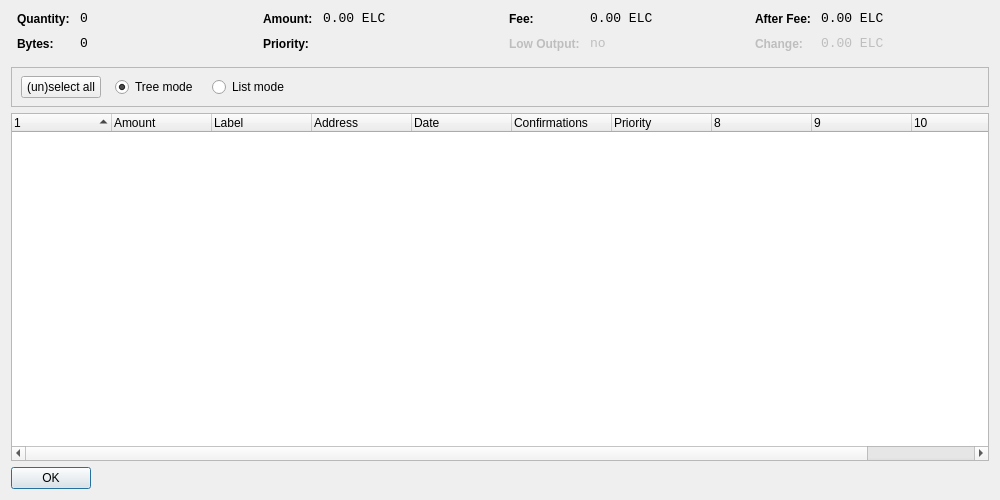
<?xml version="1.0" encoding="UTF-8"?>
<ui version="4.0">
 <class>CoinControlDialog</class>
 <widget class="QDialog" name="CoinControlDialog">
  <property name="geometry">
   <rect>
    <x>0</x>
    <y>0</y>
    <width>1000</width>
    <height>500</height>
   </rect>
  </property>
  <property name="windowTitle">
   <string>Coin Control</string>
  </property>
  <layout class="QVBoxLayout" name="verticalLayout">
   <item>
    <layout class="QHBoxLayout" name="horizontalLayoutTop" stretch="0,0,0,0">
     <property name="topMargin">
      <number>0</number>
     </property>
     <property name="bottomMargin">
      <number>10</number>
     </property>
     <item>
      <layout class="QFormLayout" name="formLayoutCoinControl1">
       <property name="horizontalSpacing">
        <number>10</number>
       </property>
       <property name="verticalSpacing">
        <number>10</number>
       </property>
       <property name="leftMargin">
        <number>6</number>
       </property>
       <property name="rightMargin">
        <number>6</number>
       </property>
       <item row="0" column="0">
        <widget class="QLabel" name="labelCoinControlQuantityText">
         <property name="styleSheet">
          <string notr="true">font-weight:bold;</string>
         </property>
         <property name="text">
          <string>Quantity:</string>
         </property>
        </widget>
       </item>
       <item row="0" column="1">
        <widget class="QLabel" name="labelCoinControlQuantity">
         <property name="font">
          <font>
           <family>Monospace</family>
           <pointsize>10</pointsize>
          </font>
         </property>
         <property name="cursor">
          <cursorShape>IBeamCursor</cursorShape>
         </property>
         <property name="contextMenuPolicy">
          <enum>Qt::ActionsContextMenu</enum>
         </property>
         <property name="text">
          <string notr="true">0</string>
         </property>
         <property name="textInteractionFlags">
          <set>Qt::LinksAccessibleByMouse|Qt::TextSelectableByKeyboard|Qt::TextSelectableByMouse</set>
         </property>
        </widget>
       </item>
       <item row="1" column="0">
        <widget class="QLabel" name="labelCoinControlBytesText">
         <property name="styleSheet">
          <string notr="true">font-weight:bold;</string>
         </property>
         <property name="text">
          <string>Bytes:</string>
         </property>
        </widget>
       </item>
       <item row="1" column="1">
        <widget class="QLabel" name="labelCoinControlBytes">
         <property name="font">
          <font>
           <family>Monospace</family>
           <pointsize>10</pointsize>
          </font>
         </property>
         <property name="cursor">
          <cursorShape>IBeamCursor</cursorShape>
         </property>
         <property name="contextMenuPolicy">
          <enum>Qt::ActionsContextMenu</enum>
         </property>
         <property name="text">
          <string notr="true">0</string>
         </property>
         <property name="textInteractionFlags">
          <set>Qt::LinksAccessibleByMouse|Qt::TextSelectableByKeyboard|Qt::TextSelectableByMouse</set>
         </property>
        </widget>
       </item>
      </layout>
     </item>
     <item>
      <layout class="QFormLayout" name="formLayoutCoinControl2">
       <property name="horizontalSpacing">
        <number>10</number>
       </property>
       <property name="verticalSpacing">
        <number>10</number>
       </property>
       <property name="leftMargin">
        <number>6</number>
       </property>
       <property name="rightMargin">
        <number>6</number>
       </property>
       <item row="0" column="0">
        <widget class="QLabel" name="labelCoinControlAmountText">
         <property name="styleSheet">
          <string notr="true">font-weight:bold;</string>
         </property>
         <property name="text">
          <string>Amount:</string>
         </property>
        </widget>
       </item>
       <item row="0" column="1">
        <widget class="QLabel" name="labelCoinControlAmount">
         <property name="font">
          <font>
           <family>Monospace</family>
           <pointsize>10</pointsize>
          </font>
         </property>
         <property name="cursor">
          <cursorShape>IBeamCursor</cursorShape>
         </property>
         <property name="contextMenuPolicy">
          <enum>Qt::ActionsContextMenu</enum>
         </property>
         <property name="text">
          <string notr="true">0.00 ELC</string>
         </property>
         <property name="textInteractionFlags">
          <set>Qt::LinksAccessibleByMouse|Qt::TextSelectableByKeyboard|Qt::TextSelectableByMouse</set>
         </property>
        </widget>
       </item>
       <item row="1" column="0">
        <widget class="QLabel" name="labelCoinControlPriorityText">
         <property name="styleSheet">
          <string notr="true">font-weight:bold;</string>
         </property>
         <property name="text">
          <string>Priority:</string>
         </property>
        </widget>
       </item>
       <item row="1" column="1">
        <widget class="QLabel" name="labelCoinControlPriority">
         <property name="font">
          <font>
           <family>Monospace</family>
           <pointsize>10</pointsize>
          </font>
         </property>
         <property name="cursor">
          <cursorShape>IBeamCursor</cursorShape>
         </property>
         <property name="contextMenuPolicy">
          <enum>Qt::ActionsContextMenu</enum>
         </property>
         <property name="text">
          <string/>
         </property>
         <property name="textInteractionFlags">
          <set>Qt::LinksAccessibleByMouse|Qt::TextSelectableByKeyboard|Qt::TextSelectableByMouse</set>
         </property>
        </widget>
       </item>
      </layout>
     </item>
     <item>
      <layout class="QFormLayout" name="formLayoutCoinControl3">
       <property name="horizontalSpacing">
        <number>10</number>
       </property>
       <property name="verticalSpacing">
        <number>10</number>
       </property>
       <property name="leftMargin">
        <number>6</number>
       </property>
       <property name="rightMargin">
        <number>6</number>
       </property>
       <item row="0" column="0">
        <widget class="QLabel" name="labelCoinControlFeeText">
         <property name="styleSheet">
          <string notr="true">font-weight:bold;</string>
         </property>
         <property name="text">
          <string>Fee:</string>
         </property>
        </widget>
       </item>
       <item row="0" column="1">
        <widget class="QLabel" name="labelCoinControlFee">
         <property name="font">
          <font>
           <family>Monospace</family>
           <pointsize>10</pointsize>
          </font>
         </property>
         <property name="cursor">
          <cursorShape>IBeamCursor</cursorShape>
         </property>
         <property name="contextMenuPolicy">
          <enum>Qt::ActionsContextMenu</enum>
         </property>
         <property name="text">
          <string notr="true">0.00 ELC</string>
         </property>
         <property name="textInteractionFlags">
          <set>Qt::LinksAccessibleByMouse|Qt::TextSelectableByKeyboard|Qt::TextSelectableByMouse</set>
         </property>
        </widget>
       </item>
       <item row="1" column="0">
        <widget class="QLabel" name="labelCoinControlLowOutputText">
         <property name="enabled">
          <bool>false</bool>
         </property>
         <property name="styleSheet">
          <string notr="true">font-weight:bold;</string>
         </property>
         <property name="text">
          <string>Low Output:</string>
         </property>
        </widget>
       </item>
       <item row="1" column="1">
        <widget class="QLabel" name="labelCoinControlLowOutput">
         <property name="enabled">
          <bool>false</bool>
         </property>
         <property name="font">
          <font>
           <family>Monospace</family>
           <pointsize>10</pointsize>
          </font>
         </property>
         <property name="cursor">
          <cursorShape>IBeamCursor</cursorShape>
         </property>
         <property name="contextMenuPolicy">
          <enum>Qt::ActionsContextMenu</enum>
         </property>
         <property name="text">
          <string notr="true">no</string>
         </property>
         <property name="textInteractionFlags">
          <set>Qt::LinksAccessibleByMouse|Qt::TextSelectableByKeyboard|Qt::TextSelectableByMouse</set>
         </property>
        </widget>
       </item>
      </layout>
     </item>
     <item>
      <layout class="QFormLayout" name="formLayoutCoinControl4">
       <property name="horizontalSpacing">
        <number>10</number>
       </property>
       <property name="verticalSpacing">
        <number>10</number>
       </property>
       <property name="leftMargin">
        <number>6</number>
       </property>
       <property name="rightMargin">
        <number>6</number>
       </property>
       <item row="0" column="0">
        <widget class="QLabel" name="labelCoinControlAfterFeeText">
         <property name="styleSheet">
          <string notr="true">font-weight:bold;</string>
         </property>
         <property name="text">
          <string>After Fee:</string>
         </property>
        </widget>
       </item>
       <item row="0" column="1">
        <widget class="QLabel" name="labelCoinControlAfterFee">
         <property name="font">
          <font>
           <family>Monospace</family>
           <pointsize>10</pointsize>
          </font>
         </property>
         <property name="cursor">
          <cursorShape>IBeamCursor</cursorShape>
         </property>
         <property name="contextMenuPolicy">
          <enum>Qt::ActionsContextMenu</enum>
         </property>
         <property name="text">
          <string notr="true">0.00 ELC</string>
         </property>
         <property name="textInteractionFlags">
          <set>Qt::LinksAccessibleByMouse|Qt::TextSelectableByKeyboard|Qt::TextSelectableByMouse</set>
         </property>
        </widget>
       </item>
       <item row="1" column="0">
        <widget class="QLabel" name="labelCoinControlChangeText">
         <property name="enabled">
          <bool>false</bool>
         </property>
         <property name="styleSheet">
          <string notr="true">font-weight:bold;</string>
         </property>
         <property name="text">
          <string>Change:</string>
         </property>
        </widget>
       </item>
       <item row="1" column="1">
        <widget class="QLabel" name="labelCoinControlChange">
         <property name="enabled">
          <bool>false</bool>
         </property>
         <property name="font">
          <font>
           <family>Monospace</family>
           <pointsize>10</pointsize>
          </font>
         </property>
         <property name="cursor">
          <cursorShape>IBeamCursor</cursorShape>
         </property>
         <property name="contextMenuPolicy">
          <enum>Qt::ActionsContextMenu</enum>
         </property>
         <property name="text">
          <string notr="true">0.00 ELC</string>
         </property>
         <property name="textInteractionFlags">
          <set>Qt::LinksAccessibleByMouse|Qt::TextSelectableByKeyboard|Qt::TextSelectableByMouse</set>
         </property>
        </widget>
       </item>
      </layout>
     </item>
    </layout>
   </item>
   <item>
    <widget class="QFrame" name="frame">
     <property name="minimumSize">
      <size>
       <width>0</width>
       <height>40</height>
      </size>
     </property>
     <property name="frameShape">
      <enum>QFrame::StyledPanel</enum>
     </property>
     <property name="frameShadow">
      <enum>QFrame::Sunken</enum>
     </property>
     <widget class="QWidget" name="horizontalLayoutWidget">
      <property name="geometry">
       <rect>
        <x>10</x>
        <y>0</y>
        <width>781</width>
        <height>41</height>
       </rect>
      </property>
      <layout class="QHBoxLayout" name="horizontalLayoutPanel" stretch="0,0,0,0,0">
       <property name="spacing">
        <number>14</number>
       </property>
       <item>
        <widget class="QPushButton" name="pushButtonSelectAll">
         <property name="sizePolicy">
          <sizepolicy hsizetype="Maximum" vsizetype="Fixed">
           <horstretch>0</horstretch>
           <verstretch>0</verstretch>
          </sizepolicy>
         </property>
         <property name="text">
          <string>(un)select all</string>
         </property>
        </widget>
       </item>
       <item>
        <widget class="QRadioButton" name="radioTreeMode">
         <property name="sizePolicy">
          <sizepolicy hsizetype="Maximum" vsizetype="Fixed">
           <horstretch>0</horstretch>
           <verstretch>0</verstretch>
          </sizepolicy>
         </property>
         <property name="text">
          <string>Tree mode</string>
         </property>
         <property name="checked">
          <bool>true</bool>
         </property>
        </widget>
       </item>
       <item>
        <widget class="QRadioButton" name="radioListMode">
         <property name="sizePolicy">
          <sizepolicy hsizetype="Maximum" vsizetype="Fixed">
           <horstretch>0</horstretch>
           <verstretch>0</verstretch>
          </sizepolicy>
         </property>
         <property name="text">
          <string>List mode</string>
         </property>
        </widget>
       </item>
       <item>
        <spacer name="horizontalSpacer">
         <property name="orientation">
          <enum>Qt::Horizontal</enum>
         </property>
         <property name="sizeHint" stdset="0">
          <size>
           <width>40</width>
           <height>20</height>
          </size>
         </property>
        </spacer>
       </item>
      </layout>
     </widget>
    </widget>
   </item>
   <item>
    <widget class="CoinControlTreeWidget" name="treeWidget">
     <property name="contextMenuPolicy">
      <enum>Qt::CustomContextMenu</enum>
     </property>
     <property name="sortingEnabled">
      <bool>false</bool>
     </property>
     <property name="columnCount">
      <number>11</number>
     </property>
     <attribute name="headerShowSortIndicator" stdset="0">
      <bool>true</bool>
     </attribute>
     <attribute name="headerStretchLastSection">
      <bool>false</bool>
     </attribute>
     <column>
      <property name="text">
       <string/>
      </property>
     </column>
     <column>
      <property name="text">
       <string>Amount</string>
      </property>
     </column>
     <column>
      <property name="text">
       <string>Label</string>
      </property>
     </column>
     <column>
      <property name="text">
       <string>Address</string>
      </property>
     </column>
     <column>
      <property name="text">
       <string>Date</string>
      </property>
     </column>
     <column>
      <property name="text">
       <string>Confirmations</string>
      </property>
      <property name="toolTip">
       <string>Confirmed</string>
      </property>
     </column>
     <column>
      <property name="text">
       <string>Priority</string>
      </property>
     </column>
     <column>
      <property name="text">
       <string/>
      </property>
     </column>
     <column>
      <property name="text">
       <string/>
      </property>
     </column>
     <column>
      <property name="text">
       <string/>
      </property>
     </column>
     <column>
      <property name="text">
       <string/>
      </property>
     </column>
    </widget>
   </item>
   <item>
    <widget class="QDialogButtonBox" name="buttonBox">
     <property name="sizePolicy">
      <sizepolicy hsizetype="Maximum" vsizetype="Fixed">
       <horstretch>0</horstretch>
       <verstretch>0</verstretch>
      </sizepolicy>
     </property>
     <property name="orientation">
      <enum>Qt::Horizontal</enum>
     </property>
     <property name="standardButtons">
      <set>QDialogButtonBox::Ok</set>
     </property>
    </widget>
   </item>
  </layout>
 </widget>
 <customwidgets>
  <customwidget>
   <class>CoinControlTreeWidget</class>
   <extends>QTreeWidget</extends>
   <header>coincontroltreewidget.h</header>
  </customwidget>
 </customwidgets>
 <resources/>
 <connections/>
</ui>
